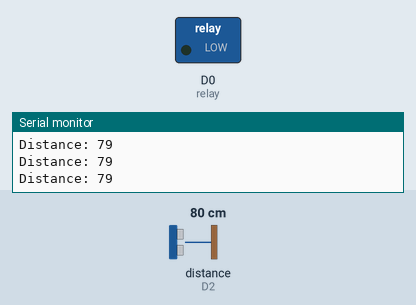
This sketch was run on a simulated ESP8266 (NodeMCU). Shown: switched loads named in the sketch (green lamp = pin HIGH), the last lines printed to the serial monitor. Wiring (inferred from the names in the program): ultrasonic range finder: trigger D1; echo D2. The test bench sets the inputs (shaded band); at power-on: distance to the obstacle (sensor on D2) 80 cm. The echo pulse lasts 58.3 µs per cm; WiFi joins after 1.5 s; servers stay silent unless stated; pins used as bus, display or sensor lines are not drawn.

Above: at 5.0 s.
5.1 s: distance to the obstacle (sensor on D2) set to 7 cm
6.6 s: distance to the obstacle (sensor on D2) set to 4 cm
At 7.6 s:
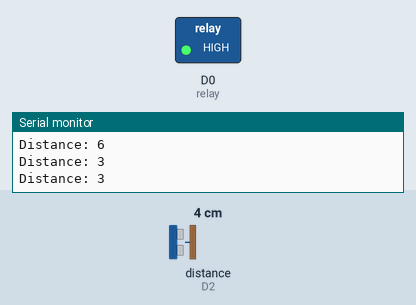
8.3 s: distance to the obstacle (sensor on D2) set to 17 cm
9.8 s: distance to the obstacle (sensor on D2) set to 21 cm
At 10.3 s:
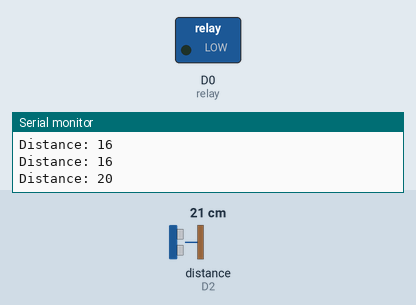
11.3 s: distance to the obstacle (sensor on D2) set to 2 cm
At 11.7 s:
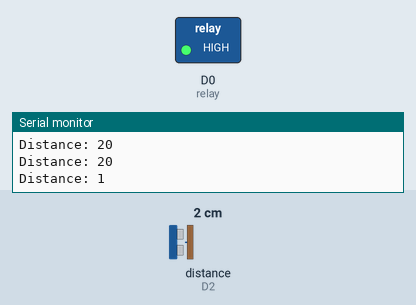
Timing chart, 0 to 13.8 s (numbered marks = the images above; inputs shaded):
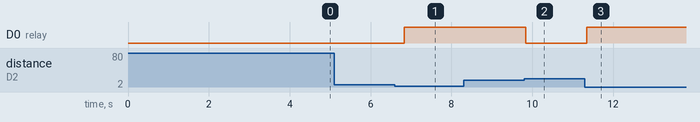

The sketch:

Tank.ino
```cpp
#include <SoftwareSerial.h>
#define BLYNK_PRINT Serial
#include <ESP8266WiFi.h>
#include <BlynkSimpleEsp8266.h>


char auth[] = "80f287b3d7e54e5eb09d9f57942dc4e8";              //Your Project authentication key
char ssid[] = "Free ka nhi h..";                                //"JioFi2_CAE25A";                                       // Name of your network (HotSpot or Router name)
char pass[] =  "18120109";                                 //"irjvejbcq2";                                      // Corresponding Password


int relay= D0; // Wet Indicator at Digital PIN D0

const int trigPin = D1;  //D1
const int echoPin = D2;  //D3

// defines variables
long duration;
int distance;
int sense_Pin= 0; // Soil Sensor input at Analog PIN A0
int value= 0;
long motoron=0;
long motoroff=0;

void setup() {
   Serial.begin(9600);
   pinMode(relay,OUTPUT);
   pinMode(trigPin,OUTPUT);
   pinMode(echoPin,INPUT);


   delay(2000);
   Blynk.begin(auth,ssid,pass);
}

void loop() {
  Blynk.run();
//   Serial.print("MOISTURE LEVEL : ");
//   value= analogRead(sense_Pin);
//   value= value/10;
//   Serial.println(value);
//   if(value>75)
//   {
//      digitalWrite(relay, LOW);
//      delay(1000);
//   }
//   else
//   {
//      digitalWrite(relay,HIGH);
//   }
   //delay(1000);


   // Clears the trigPin
digitalWrite(trigPin, LOW);
delayMicroseconds(2);

// Sets the trigPin on HIGH state for 10 micro seconds
digitalWrite(trigPin, HIGH);
delayMicroseconds(10);
digitalWrite(trigPin, LOW);

// Reads the echoPin, returns the sound wave travel time in microseconds
duration = pulseIn(echoPin, HIGH);

// Calculating the distance
distance= duration*0.034/2;

// Prints the distance on the Serial Monitor
Serial.print("Distance: ");
Serial.println(distance);

Blynk.virtualWrite(V0, distance);

if(distance<=4){
    digitalWrite(relay,HIGH);
    //Blynk.notify("Your Tank is Filled Motor Turned OFF");

    motoroff++;
    motoron=0;


  }

  else if(distance>=18 ){
    digitalWrite(relay,LOW);
    //Blynk.notify("Your Tank Is Empty Motor Turning ON");


    motoron++;
    motoroff=0;

    }

    if(motoroff==1){
    Blynk.notify("Motor Turned OFF");
    }


    if(motoron==1){
    Blynk.notify("Motor Turned ON");
    }


   //
   //delay(1000);


delay(500);
}
```

Measured:
- the behaviour switches between 6 and 5 cm on distance to the obstacle (sensor on D2) (found by bisection; images 0 and 1)
- the behaviour switches between 18 and 19 cm on distance to the obstacle (sensor on D2) (found by bisection; images 1 and 2)
- after the input at 6.6 s, D0 (relay): LOW → HIGH after 0.23 s
- after the input at 9.8 s, D0 (relay): HIGH → LOW at once
- after the input at 11.3 s, D0 (relay): LOW → HIGH at once
